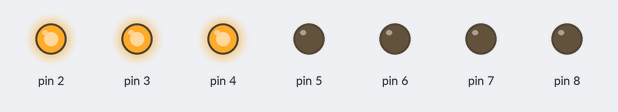
A sketch run on a simulated Arduino Uno, built with avr-gcc and run on an emulated ATmega328P. On the bench: output pins drawn as LEDs (lit = HIGH).

Above: at 0.1 s.
Timing chart, 0 to 1.6 s (numbered marks = the images above):
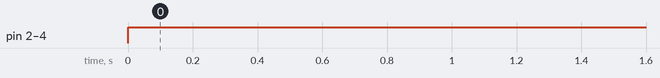

The sketch:

7_SEG_cathod_0-9__.ino
```cpp
int x[10]={0X3F,0X06,0X5B,0X4F,0X66,0X6D,0X7D,0X07,0X7F,0X6F};
void setup() {
  // put your setup code here, to run once:
for (int i=2;i<=8;i++){
  pinMode(i,OUTPUT);
}
}

void loop() {
  // put your main code here, to run repeatedly:
//for (int k=9;k>=0;k--){
  for (int j=2;j<=8;j++){
    digitalWrite(j,bitRead(x[7],j-2));
  }
  delay(1000);
//}
}
```

Measured:
- by itself, pin 2–4: LOW → HIGH at 0.00 s
